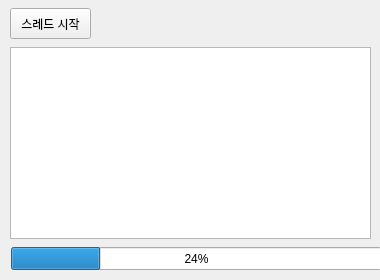
<?xml version="1.0" encoding="UTF-8"?>
<ui version="4.0">
 <class>Form</class>
 <widget class="QWidget" name="Form">
  <property name="geometry">
   <rect>
    <x>0</x>
    <y>0</y>
    <width>380</width>
    <height>280</height>
   </rect>
  </property>
  <property name="maximumSize">
   <size>
    <width>380</width>
    <height>280</height>
   </size>
  </property>
  <property name="windowTitle">
   <string>스레드 테스트</string>
  </property>
  <widget class="QPushButton" name="btnStart">
   <property name="geometry">
    <rect>
     <x>10</x>
     <y>8</y>
     <width>81</width>
     <height>31</height>
    </rect>
   </property>
   <property name="text">
    <string>스레드 시작</string>
   </property>
  </widget>
  <widget class="QTextBrowser" name="txbLog">
   <property name="geometry">
    <rect>
     <x>10</x>
     <y>47</y>
     <width>361</width>
     <height>192</height>
    </rect>
   </property>
  </widget>
  <widget class="QProgressBar" name="pgbTask">
   <property name="geometry">
    <rect>
     <x>11</x>
     <y>247</y>
     <width>371</width>
     <height>23</height>
    </rect>
   </property>
   <property name="value">
    <number>24</number>
   </property>
  </widget>
 </widget>
 <resources/>
 <connections/>
</ui>
